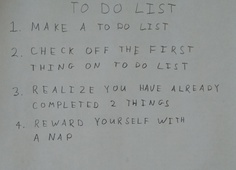
%> input picture Assignment 5/images/01_list.jpg, 236 x 170 px, shrunk from 2270 x 1631 before the run
$ octave --eval "testFindLetters;"   (GNU Octave 9; MATLAB toolbox functions it lacks are replaced by stand-ins)
%> lines starting %> are read from the running program, lines starting %| are printed output that depends on the picture; in (x1, y1, x2, y2) boxes, pixels count from 0 and x2, y2 are one past the last pixel; in counts of white or black regions, pixels touching at a corner belong together; the program's own positions count from 1
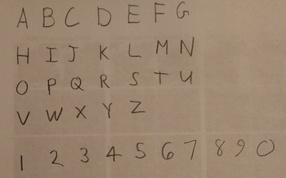
%> input picture Assignment 5/images/02_letters.jpg, 286 x 178 px, shrunk from 2743 x 1712 before the run
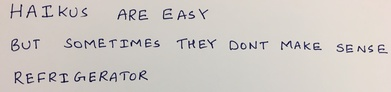
%> input picture Assignment 5/images/03_haiku.jpg, 391 x 92 px, shrunk from 3753 x 880 before the run
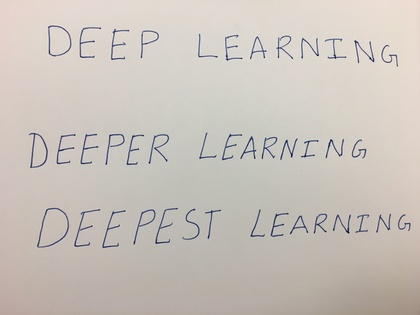
%> input picture Assignment 5/images/04_deep.jpg, 420 x 315 px, shrunk from 4032 x 3024 before the run
%> in testFindLetters, input_im is the input picture: size 315x420x3 uint8; mean R, G, B 201.5, 194.6, 187.6
### Assignment 5/code/findLetters.m
function [lines, bw] = findLetters(im)
% [lines, BW] = findLetters(im) processes the input RGB image and returns a cell
% array 'lines' of located characters in the image, as well as a binary
% representation of the input image. The cell array 'lines' should contain one
% matrix entry for each line of text that appears in the image. Each matrix entry
% should have size Lx4, where L represents the number of letters in that line.
% Each row of the matrix should contain 4 numbers [x1, y1, x2, y2] representing
% the top-left and bottom-right position of each box. The boxes in one line should
% be sorted by x1 value.

%im = imread('../images/01_list.jpg');
%im = imread('../images/02_letters.jpg');
%im3 = imread('../images/03_haiku.jpg');
%im4 = imread('../images/04_deep.jpg');

% Processing Image

if size(im,3)==3
    im_gray = rgb2gray(im);
im_double = im2double(im_gray);
im_binary = imbinarize(im_double);
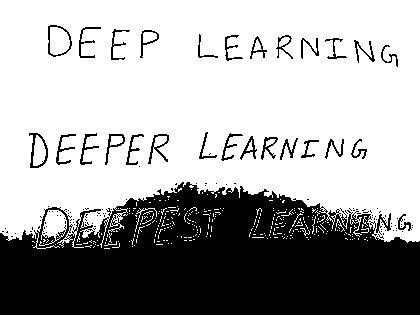
%> im_binary: size 315x420 logical; 65.7% white; 127 black regions (98 under 20 px), largest, box (x1, y1, x2, y2) and area: (0, 182, 420, 315) 41807, (29, 133, 48, 168) 194, (148, 134, 169, 164) 166
im_comp = imcomplement(im_binary);
SE_d = strel('sphere', 8);
SE_e = strel('disk', 8);
im_dil = imdilate(im_comp, SE_d);
%> im_dil: size 315x148 logical; every value is 1
im_erod = imerode(im_dil, SE_e);
im_bw = bwareaopen(im_erod, 50);

% Finding objects
CC = bwconncomp(im_bw);
%> CC = 1 connected component
im_size = CC.ImageSize;
%> im_size = [315 148]

% Finding bounding boxes
bounding_box = zeros(CC.NumObjects,4);
for i=1:CC.NumObjects
    [r,c] = ind2sub(im_size, CC.PixelIdxList{i});
    x_min = min(c);
    x_max = max(c);
    y_min = min(r);
    y_max = max(r);
    h = y_max - y_min;
    w = x_max - x_min;
    bounding_box(i,:) = [x_min, y_min, x_max, y_max];
%rectangle('Position',[x_min y_min w h]);
end
%> this loop made 1 pass
%> (x_min, x_max, y_min, y_max, h, w) on pass 1: (1, 148, 1, 315, 314, 147)
%> after the loop, bounding_box = [1 1 148 315]

% Sorting based on y_min
bounding_box_sorted = sortrows(bounding_box,2);
%> bounding_box_sorted = [1 1 148 315]

% Assigning line number to boxes
num_lines=1;
box_lines = zeros(CC.NumObjects,5);
box_lines(1,:) = [bounding_box_sorted(1,:),1];
for i=1:size(bounding_box_sorted)-1
    if bounding_box_sorted(i,4)<bounding_box_sorted(i+1,2)
        num_lines = num_lines+1;
    end
    box_lines(i+1,:) = [bounding_box_sorted(i+1,:),num_lines];
end
%> this loop made 0 passes
%> after the loop, box_lines = [1 1 148 315 1]; num_lines = 1

% Storing sorted lines and boxes in the cell
lines={};
box_lines = sortrows(box_lines,[5,1]);
for i=1:num_lines
    ind = box_lines(:,5) == i;
    lines{i} = box_lines(ind,1:4);
end
%> this loop made 1 pass
%> ind on pass 1: true
%> after the loop, lines = {[1 1 148 315]}

bw = im_binary;

assert(size(lines{1},2) == 4,'each matrix entry should have size Lx4');
assert(size(lines{end},2) == 4,'each matrix entry should have size Lx4');
lineSortcheck = lines{1};
%> lineSortcheck = [1 1 148 315]
assert(issorted(lineSortcheck(:,1)) | issorted(lineSortcheck(end:-1:1,1)),'Matrix should be sorted in x1');

end

### Assignment 5/code/testFindLetters.m
function testFindLetters()
im={};
im{1} = imread('../images/01_list.jpg');
im{2} = imread('../images/02_letters.jpg');
im{3} = imread('../images/03_haiku.jpg');
im{4} = imread('../images/04_deep.jpg');
input_im = im{4};
imshow(input_im);
hold on;
[lines, ~] = findLetters(input_im);
%> lines = {[1 1 148 315]}
for j=1:size(lines,2)
    curr_line = lines{j};
    for k=1:size(curr_line,1)
        x_min = curr_line(k,1);
        y_min = curr_line(k,2);
        w = curr_line(k,3)-curr_line(k,1);
        h = curr_line(k,4)-curr_line(k,2);
        rectangle('Position',[x_min y_min w h]);
    end
end
%> this loop made 1 pass
%> `testFindLetters;`:
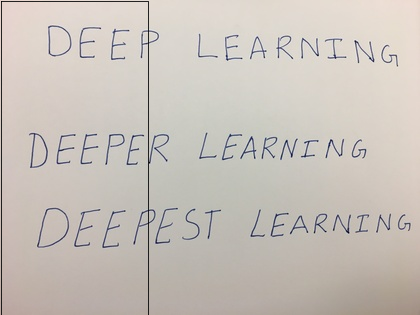
%> figure redrawn from the program's plot data


end
